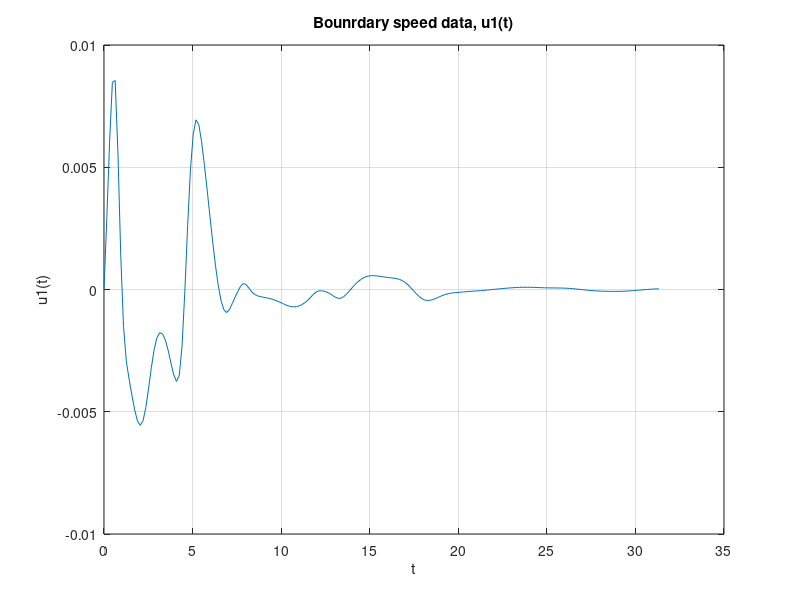
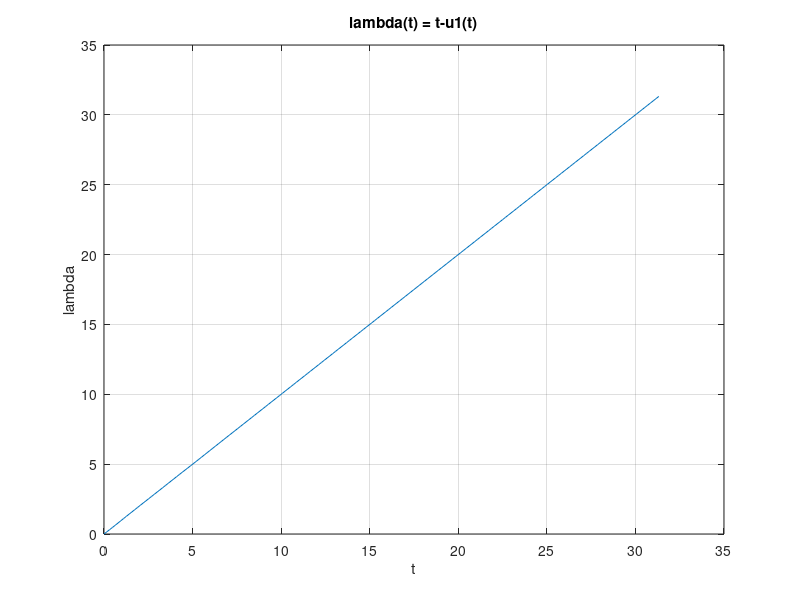
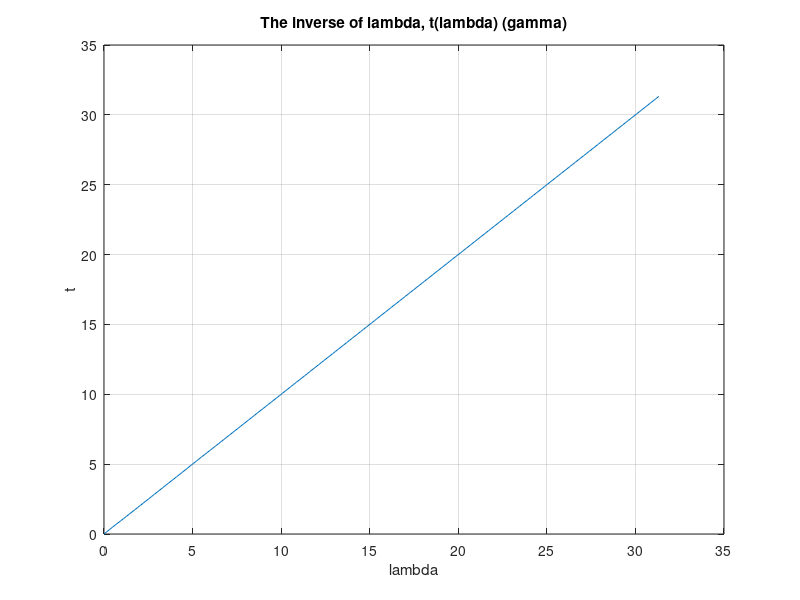
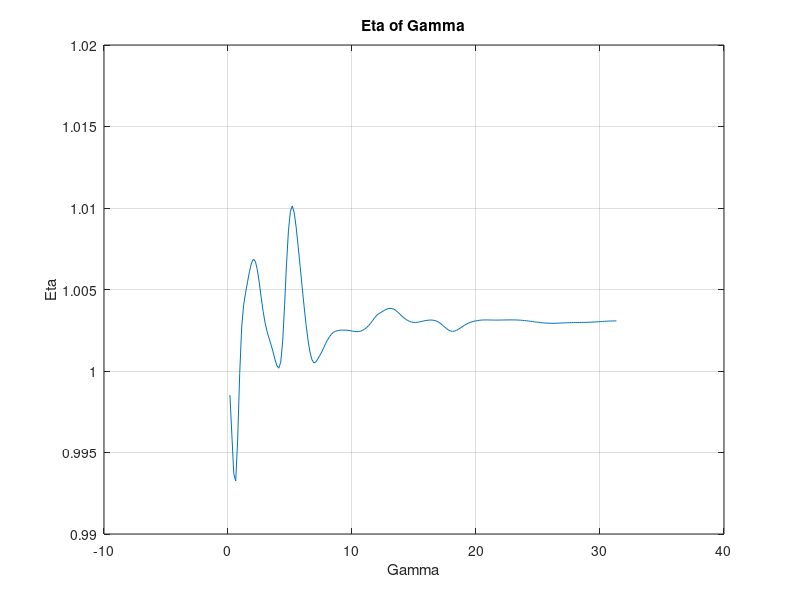

Here is the MATLAB script that generated these plots, in order:
%--------- Graphing Boundary Data Vector---------

close all
clear all
format Long

load('str.mat','shelf')

%----Paramters------%
g = 9.81;
g2 = 0.5*g;
d=1;

%---------Removing Dimensions------%
t_dim = linspace(0,10,200); 
t = t_dim/(sqrt(d/g)); %dimensionless time

u1_dim = shelf.u1;                                  %pulls u1 from runwave.m
u1 = u1_dim/(sqrt(g*d)); %dimensionless velocity

lambda = t-u1; %lambda definition

%----------Some Graphs------------%
 
figure(1) %plot u
plot(t,u1) 
grid on
title('Bounrdary speed data, u1(t)')
xlabel('t')
ylabel('u1(t)')

figure(2) %plot lambda
plot(t,lambda)
grid on
title('lambda(t) = t-u1(t)')
xlabel('t')
ylabel('lambda')  %lambda(t)

figure(3) %plot the inverse
plot(lambda,t)
grid on       %t(lambda), the inverse!
title('The inverse of lambda, t(lambda) (gamma)')
xlabel('lambda')
ylabel('t')

%----------Polynomial Fitting to find Gamma-------%

coeff = polyfit(lambda,t,1); % fitting a function to the inverse
c1 = coeff(1)
c2 = coeff(2)

gamma = c1*lambda+c2;  % gamma vector


eta1_dim = shelf.eta1; % pulls eta from runwave.m
eta1 = eta1_dim/(d); %making height dimensionless

%--------------Calculating Eta at Gamma-------%

eta_of_gamma = interp1(t,eta1,gamma); % calculating eta at gamma
figure(4)
plot(gamma,eta_of_gamma)
title('Eta of Gamma')
xlabel('Gamma')
ylabel('Eta')
grid on

sigma = eta_of_gamma+1;  %finding sigma

diff = gamma-lambda;
energy = eta_of_gamma+(0.5*diff.^2); % the "energy" term from the vector
psizero = [diff;energy];
squareterm = (0.5*lambda).^2;


%-----------Bonus: Graphing a few lines from the notes------%


% Trying to plot problematic area from "Ideas on Numerical" where Det(D)=0

% figure(5)         %What does this mean for us?? Not sure yet
% hold on
% plot(lambda,eta_of_gamma,'r')
% plot(lambda,lambda+squareterm,'b')
% title('Plotting Eta and Lambda+1/2Lambda^2')
% legend('Eta of Gamma','Lambda+1/2*lambda^2')
% xlim([-0.25,2.5])
% ylim([-10,15])
% xlabel('Lambda')
% hold off
% grid on

%---------Coding D--------%

n = length(t);
sigmaprime = zeros(1,200);
sigmaprime(1) = (sigma(2)-sigma(1))/(t(2)-t(1)); %initial point

for i = 2:n-1    %calclating sigma prime via finite difference
    
   sigmaprime(i) = (sigma(i+1)-sigma(i-1))/(t(i+1)-t(i-1));
    
end
sigmaprime(n) = (sigma(n)-sigma(n-1))/(t(n)-t(n-1)); %final point

minusone = repelem(-1,200); %vector full of -1

%----------Inverting D-------%

D_inverse = zeros(2,400); %preparing resultant D-inverse


for i = 1:200 % inverting element-by-element
    
D_sub = [sigmaprime(i),minusone(i);-(sigma(i)),sigmaprime(i)];
    
D_sub_inv = inv(D_sub);
    
D_inverse(1,i) = D_sub_inv(1,1);
D_inverse(1,200+i) = D_sub_inv(1,2); % because the resultant matrix is 2x400
D_inverse(2,i) = D_sub_inv(2,1);
D_inverse(2,200+i) = D_sub_inv(2,2);
    
end



















 






















